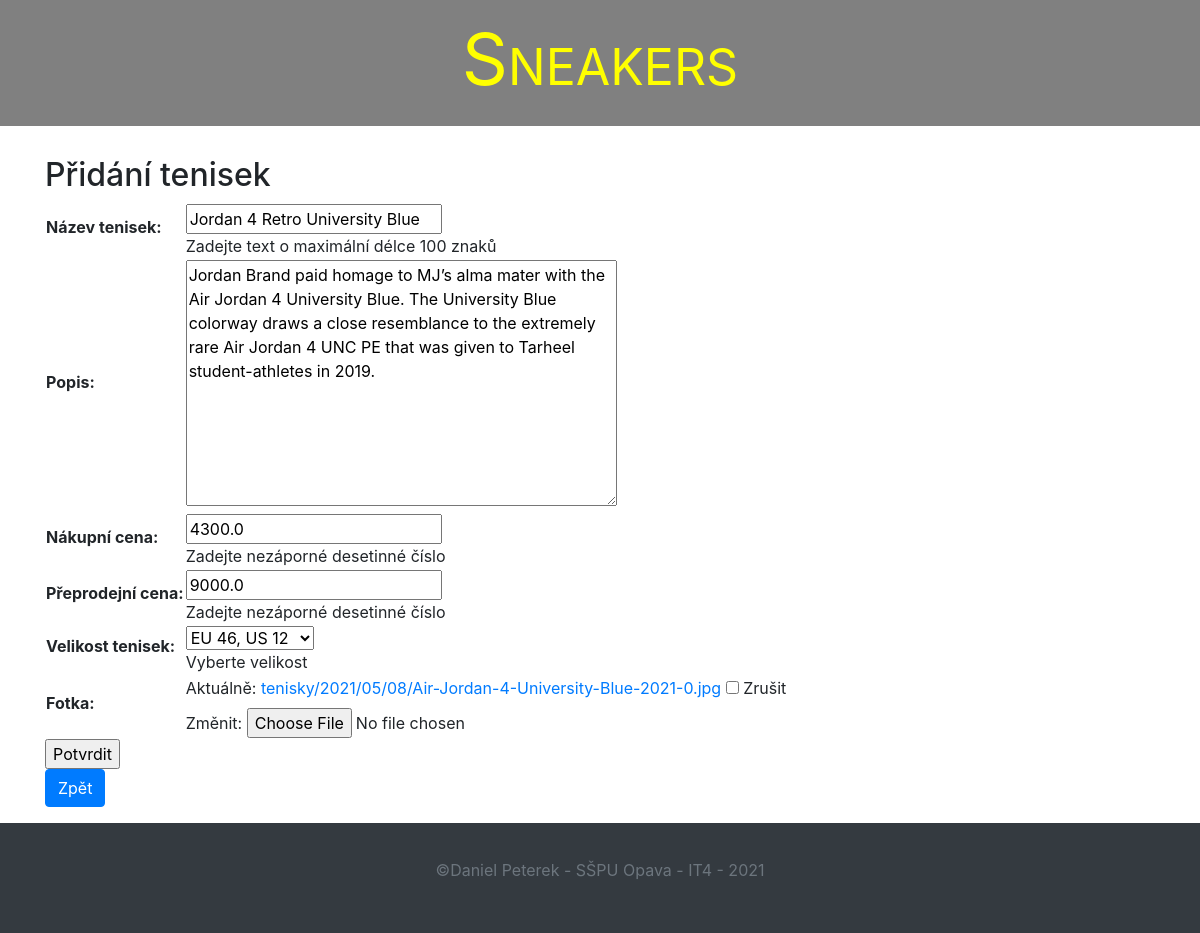
Screenshot of /bazar/tenisky/20/update/ with the database file from the repository.
### bazar/models.py (models this page shows, shortened)
class Tenisky(models.Model):
    nazev = models.CharField(max_length=100, verbose_name="Název tenisek", help_text='Zadejte text o maximální délce 100 znaků')
    popis = models.TextField(blank=True, null=True, verbose_name="Popis")
    cena = models.FloatField(validators=[MinValueValidator(0.0)], null=True, help_text="Zadejte nezáporné desetinné číslo", verbose_name="Nákupní cena")
    cena1 = models.FloatField(validators=[MinValueValidator(0.0)], null=True, help_text="Zadejte nezáporné desetinné číslo", verbose_name="Přeprodejní cena")
    VELIKOST = (
        (40, 'EU 40, US 7'),
        (41, 'EU 41, US 8'),
        (42, 'EU 42, US 8.5'),
        (43, 'EU 43, US 9.5'),
        (44, 'EU 44, US 10'),
        (45, 'EU 45 , US 11'),
        (46, 'EU 46, US 12'),
        (47, 'EU 47, US 13'),
    )
    velikost = models.IntegerField(max_length=1, choices=VELIKOST, blank=True, default=3, verbose_name="Velikost tenisek", help_text='Vyberte velikost')
    foto = models.ImageField(upload_to='tenisky/%Y/%m/%d/', blank=True, null=True, verbose_name="Fotka")
    class Meta:
        ordering = ["nazev"]
        verbose_name = 'Zboží'
        verbose_name_plural = 'Zboží'

### bazar/views.py (the view)
# urls.py: path('tenisky/<int:pk>/update/', views.TeniskyUpdate.as_view(), name='tenisky-update'),
class TeniskyUpdate(UpdateView):
    model = Tenisky
    fields = '__all__' # Not recommended

### bazar/templates/bazar/tenisky_form.html (shortened to what this page needs)
{% extends 'base.html' %}
{% block content %}
    <h2>Přidání tenisek</h2>
    <form action="" method="post" enctype="multipart/form-data">
        <table>
        {{ form.as_table }}
        </table>
        <input type="submit" value="Potvrdit">
    </form>
    <p><a href="{% url 'list' %}" class="btn btn-primary">Zpět</a></p>
{% endblock %}

### bazar/static/css/styles.css (style rules this page uses)
h2 { text-center; }

### rows the page displays
Tenisky: nazev "Jordan 4 Retro University Blue", popis "Jordan Brand paid homage to MJ’s alma mater with the Air Jordan 4 University Blue. The University Blue colorway draws a close resemblance to the extremely rare Air Jordan 4 UNC PE that was given to Tarheel student-athletes in 2019.", cena "4300.0", cena1 "9000.0", velikost "EU 46, US 12"
